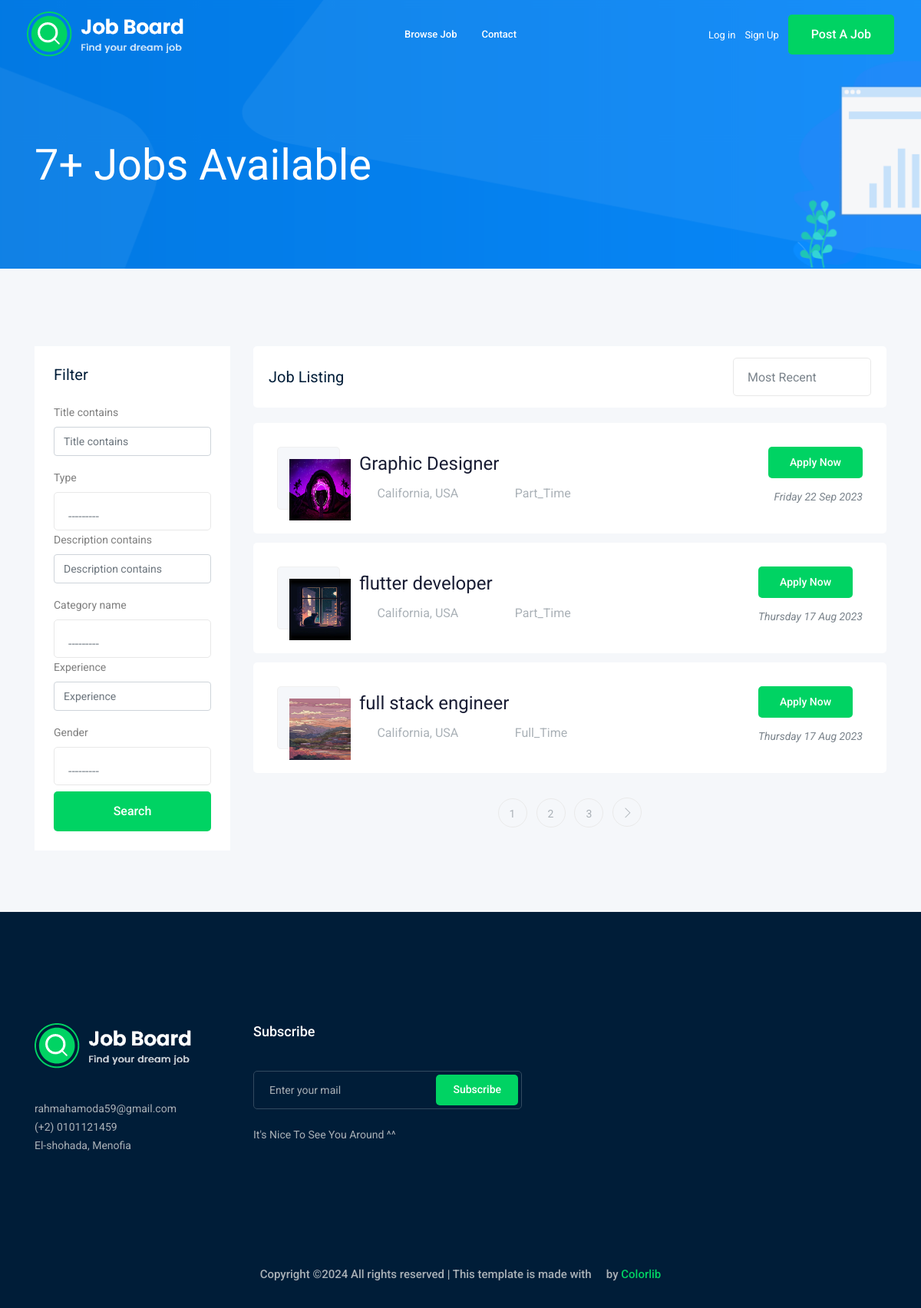
The app's page /, older data.
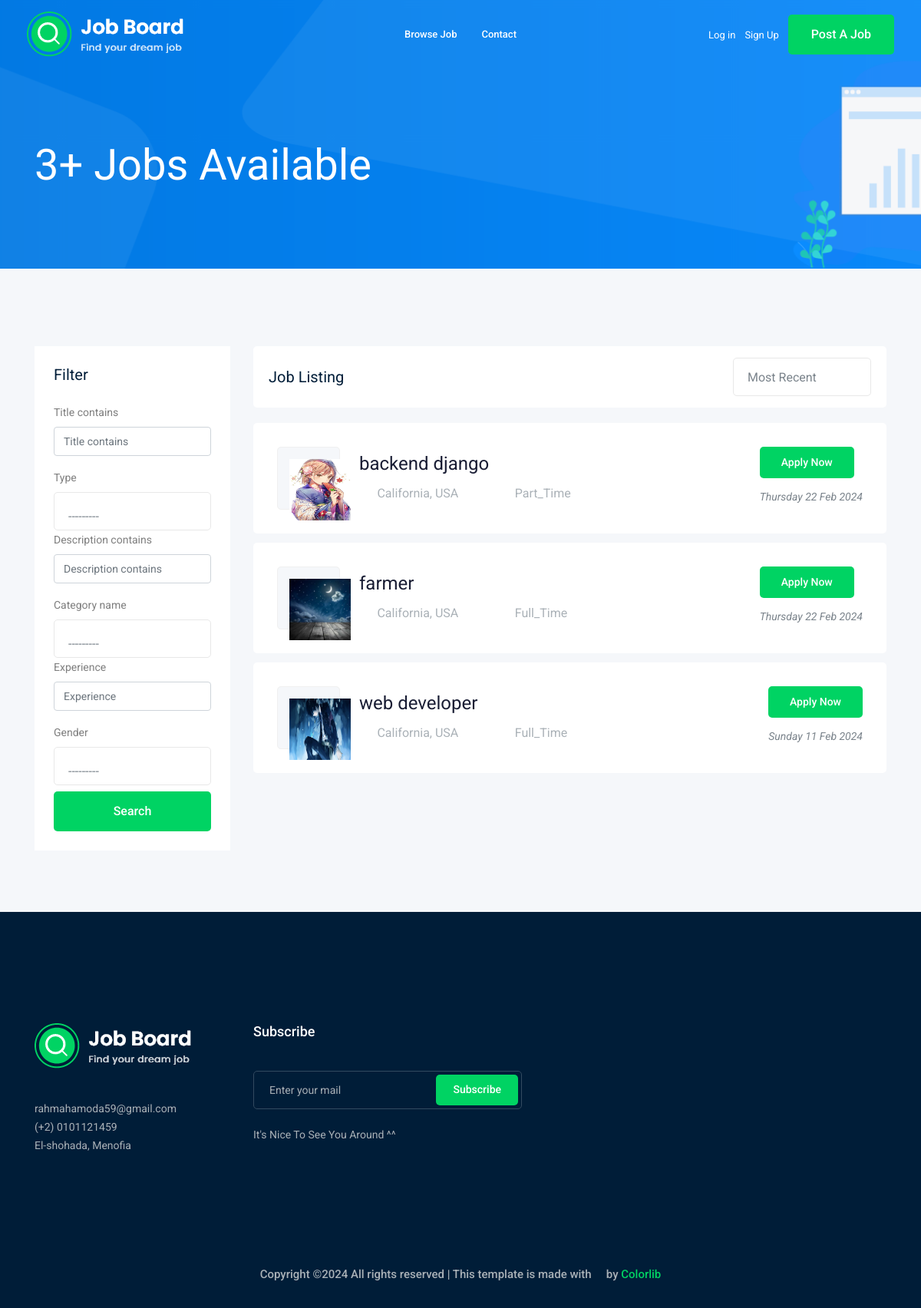
The same page, newer data.
### job/models.py (models this page shows, shortened)
class job(models.Model):
    owner = models.ForeignKey(User,on_delete=models.CASCADE )
    title = models.CharField(max_length=100)
    profile_name = models.ForeignKey(profile, on_delete = models.CASCADE, related_name ="job" )
    type = models.CharField(max_length=100,choices=JOB_TYPE)
    description = models.TextField(max_length=1000)
    puplished_at = models.DateTimeField(auto_now=True)
    vacancy = models.IntegerField(default=1)
    salary = models.IntegerField(default=0)
    category_name = models.CharField(max_length = 50 , choices =category_options, null = True, blank = True )
    experience = models.IntegerField(default=1)
    gender = models.CharField(max_length=100,choices=GENDER)
    image = models.ImageField(upload_to=image_save)
    slug = models.SlugField(blank=True,null=True)

### job/views.py (the view)
# urls.py: path('',views.all_jobs,name='all_jobs'),
def all_jobs(request):
    all_jobs = job.objects.all().order_by('-puplished_at')
    filter = JobFilter(request.GET,queryset=all_jobs)
    all_jobs = filter.qs
    num = job.objects.all().order_by("-puplished_at")[:3]
    num1 = job.objects.all().count()
    data_per_page = Paginator(all_jobs,3)#this line will appear only on job in each page
    page_num = request.GET.get("page")
    page_obj = data_per_page.get_page(page_num)
    context = {'jobs':page_obj, 'num':num,'num1':num1,'filter':filter}
    return render(request,'job/jobs.html',context)

### job/templates/job/jobs.html (shortened to what this page needs)
{% extends 'base.html' %}
{% load bootstrap4 %}
{% load static %}
{% block content %}
    <div class="bradcam_area bradcam_bg_1">
        <div class="container">
            <div class="row">
                <div class="col-xl-12">
                    <div class="bradcam_text">
                        <h3>{{num1}}+ Jobs Available</h3>
                    </div>
                </div>
            </div>
        </div>
    </div>
    <div class="job_listing_area plus_padding">
        <div class="container">
            <div class="row">
                <div class="col-lg-3">
                    <div class="job_filter white-bg">
                        <div class="form_inner white-bg">
                            <h3>Filter</h3>
                            <form method="GET">
                                {% bootstrap_form filter.form  %}
                                    <button  class="boxed-btn3 w-100  mt-2" type="submit">search</button>
                               </form>
                        </div>
                    </div>
                </div>
                <div class="col-lg-9">
                    <div class="recent_joblist_wrap">
                        <div class="recent_joblist white-bg ">
                            <div class="row align-items-center">
                                <div class="col-md-6">
                                    <h4>Job Listing</h4>
                                </div>
                                <div class="col-md-6">
                                    <div class="serch_cat d-flex justify-content-end">
                                    </div>
                                </div>
                            </div>
                        </div>
                    </div>
                    <div class="job_lists m-0">
                        <div class="row">
                            {% for job in jobs %}
                            <div class="col-lg-12 col-md-12">
                                <div class="single_jobs white-bg d-flex justify-content-between">
                                    <div class="jobs_left d-flex align-items-center">
                                        <div class="thumb">
                                            <img src="{{job.image.url}}" alt="" height="80px" width="80px">
                                        </div>
                                        <div class="jobs_conetent">
                                            <a href="{% url 'job:job_details' job.slug %}"><h4>{{job.title}}</h4></a>
                                            <div class="links_locat d-flex align-items-center">
                                                <div class="location">
                                                    <p> <i class="fa fa-map-marker"></i> California, USA</p>
                                                </div>
                                                <div class="location">
                                                    <p> <i class="fa fa-clock-o"></i> {{job.type}}</p>
                                                </div>
                                            </div>
                                        </div>
                                    </div>
                                    <div class="jobs_right">
                                        <div class="apply_now">
                                            <a href="{% url 'job:job_details' job.slug %}" class="boxed-btn3">Apply Now</a>
                                        </div>
                                        <div class="date">
                                            <p>{{job.puplished_at|date:'l d M o'}}</p>
                                        </div>
                                    </div>
                                </div>
                            </div>
                            {% endfor %}
                        </div>
                        {% if jobs.has_other_pages %}
                        <div class="row">
                            <div class="col-lg-12">
                                <div class="pagination_wrap">
                                    <ul>
                                        {% for i in jobs.paginator.page_range %}
                                        <li><a href="?page={{i}}"><span>{{i}}</span></a></li>
                                        {% endfor %}
                                        {% if jobs.has_next %}
                                        <li><a href="?page={{ jobs.next_page_number }}"> <i class="ti-angle-right"></i> </a></li>
                                        {% endif %}
                                    </ul>
                                </div>
                            </div>
                        </div>
                        {% endif %}
                    </div>
                </div>
            </div>
        </div>
    </div>
{% endblock %}

### templates/base.html (shortened to what this page needs)
{% load static %}
<!doctype html>
<html class="no-js" lang="zxx">
<head>
    <link rel="stylesheet" href="{% static 'css/bootstrap.min.css' %}">
    <link rel="stylesheet" href="{% static 'css/owl.carousel.min.css'%}">
    <link rel="stylesheet" href="{% static 'css/magnific-popup.css'%}">
    <link rel="stylesheet" href="{% static 'css/font-awesome.min.css'%}">
    <link rel="stylesheet" href="{% static 'css/themify-icons.css'%}">
    <link rel="stylesheet" href="{% static 'css/nice-select.css'%}">
    <link rel="stylesheet" href="{% static 'css/flaticon.css'%}">
    <link rel="stylesheet" href="{% static 'css/jquery-ui.css'%}">
    <link rel="stylesheet" href="{% static 'css/gijgo.css'%}">
    <link rel="stylesheet" href="{% static 'css/animate.min.css'%}">
    <link rel="stylesheet" href="{% static 'css/slicknav.css'%}">
    <link rel="stylesheet" href="{% static 'css/style.css'%}">
</head>
<body>
 <header>
    <div class="header-area ">
        <div id="sticky-header" class="main-header-area">
            <div class="container-fluid ">
                <div class="header_bottom_border">
                    <div class="row align-items-center">
                        <div class="col-xl-3 col-lg-2">
                            <div class="logo">
                                <a href="{% url 'job:all_jobs' %}">
                                    <img src="{% static 'img/logo.png'%}" alt="">
                                </a>
                            </div>
                        </div>
                        <div class="col-xl-6 col-lg-7">
                            <div class="main-menu  d-none d-lg-block">
                                <nav>
                                    <ul id="navigation">
                                        <li><a href="{% url 'job:all_jobs' %}">Browse Job</a></li>
                                        <li><a href="{% url 'contact:contact' %}">Contact</a></li>
                                    </ul>
                                </nav>
                            </div>
                        </div>
                        <div class="col-xl-3 col-lg-3 d-none d-lg-block">
                            <div class="Appointment">
                                {% if request.user.is_authenticated %}
                                <div class="phone_num d-none d-xl-block">
                                    <a href="{% url 'logout' %}">Log Out</a>
                                </div>
                                <div class="phone_num d-none d-xl-block">
                                    <a href="{% url 'accounts:profile' %}">My Profile</a>
                                </div>
                                {% else %}
                                <div class="phone_num d-none d-xl-block">
                                    <a href="{% url 'login' %}">Log in</a>
                                </div>
                                <div class="phone_num d-none d-xl-block">
                                    <a href="{% url 'accounts:signup' %}">Sign Up</a>
                                </div>
                                {% endif %}
                                <div class="d-none d-lg-block">
                                    <a class="boxed-btn3" href="{% url 'job:add_job' %}">Post a Job</a>
                                </div>
                            </div>
                        </div>
                        <div class="col-12">
                        </div>
                    </div>
                </div>
            </div>
        </div>
    </div>
</header>
{% block content %}
{% endblock %}
    <footer class="footer">
        <div class="footer_top">
            <div class="container">
                <div class="row">
                    <div class="col-xl-3 col-md-6 col-lg-3">
                        <div class="footer_widget wow fadeInUp" data-wow-duration="1s" data-wow-delay=".3s">
                            <div class="footer_logo">
                                <a href="{% url 'job:all_jobs' %}">
                                    <img src="{% static 'img/logo.png'%}" alt="">
                                </a>
                            </div>
                            <p>
                                rahmahamoda59@gmail.com</a> <br>
                                (+2) 0101121459 <br>
                                El-shohada, Menofia
                            </p>
                        </div>
                    </div>
                    <div class="col-xl-4 col-md-6 col-lg-4">
                        <div class="footer_widget wow fadeInUp" data-wow-duration="1.3s" data-wow-delay=".6s">
                            <h3 class="footer_title">
                                Subscribe
                            </h3>
                            <form action="{% url 'contact:subscribe' %}" method="POST" class="newsletter_form">
                                <input type="text" placeholder="Enter your mail" name ="r_email">
                                <button type="submit" >Subscribe</button>
                            </form>
                            <p class="newsletter_text">It's Nice To See You Around ^^</p>
                        </div>
                    </div>
                </div>
            </div>
        </div>
        <div class="copy-right_text wow fadeInUp" data-wow-duration="1.4s" data-wow-delay=".3s">
            <div class="container">
                <div class="row">
                    <div class="col-xl-12">
                        <p class="copy_right text-center">
Copyright &copy;<script>document.write(new Date().getFullYear());</script> All rights reserved | This template is made with <i class="fa fa-heart-o" aria-hidden="true"></i> by <a href="https://colorlib.com" target="_blank">Colorlib</a>
                        </p>
                    </div>
                </div>
            </div>
        </div>
    </footer>
</body>
</html>

Row changes from the older to the newer data that the page shows:
removed job: image (placeholder picture), title "Graphic Designer", type "Part_Time", puplished_at "Friday 22 Sep 2023"
removed job: image (picture), title "flutter developer", type "Part_Time", puplished_at "Thursday 17 Aug 2023"
removed job: image (picture), title "full stack engineer", type "Full_Time", puplished_at "Thursday 17 Aug 2023"
added job: image (picture), title "backend django", type "Part_Time", puplished_at "Thursday 22 Feb 2024"
added job: image (picture), title "farmer", type "Full_Time", puplished_at "Thursday 22 Feb 2024"
added job: image (picture), title "web developer", type "Full_Time", puplished_at "Sunday 11 Feb 2024"
Text that changed along with them:
{{ num1 }}: "7" → "3"
list line gone: "1"
list line gone: "2"
list line gone: "3"
